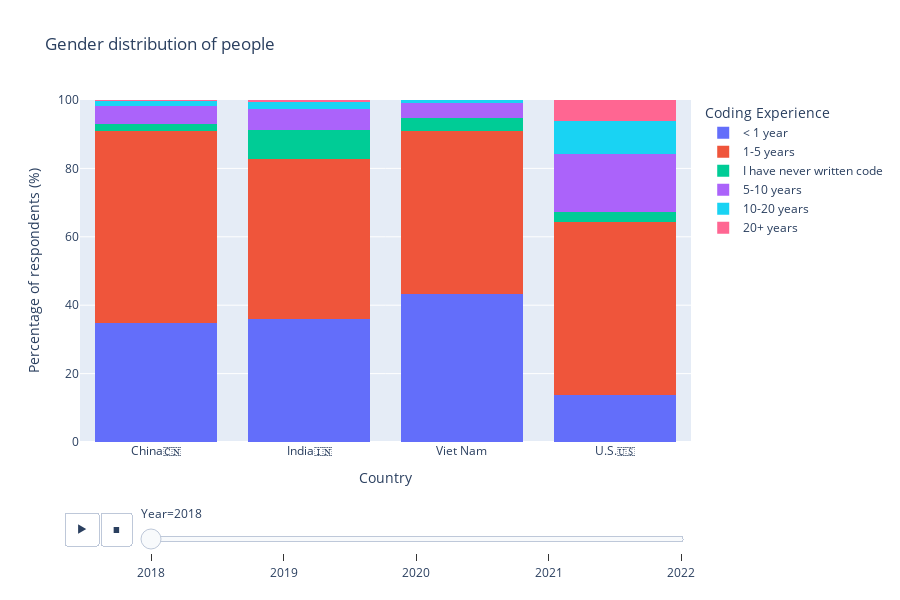

Notebook source saved alongside this figure:
### Markdown cell above
**Nhận xét:**

- Như ta có thể thấy từ biểu đồ, tỉ lệ phân hoá độ tuổi theo từng quốc gia ở Mỹ cao hơn rõ rệt so với 3 nước còn lại, số lượng người tham gia cuộc phỏng vấn là công dân Mỹ thường có thể nằm trong bất kì độ tuổi nào. Trong khi đó Việt Nam, Ấn Độ và Trung Quốc chiếm số đông là những người có độ tuổi từ 18 đến dưới 40, phần còn lại chiếm thiểu số.

- Nếu ta nhìn sâu hơn qua các năm từ 2018 đến 2022, có 1 điểm chung giữa 3 quốc gia Việt Nam, Trung Quốc và Ấn Độ là cả số lượng người thuộc độ tuổi 18-21 có cùng xu hướng tăng dần theo từng năm, đỉnh điểm là năm 2021 số lượng người tham gia cuộc phỏng vấn ở Việt Nam độ tuổi này chiếm 40%, sau đó là Ấn Độ với hơn 35% và Trung Quốc với 25%, đều cao hơn cả 3 năm trước đó. Điều này có thể lý giải được việc ngày càng có nhiều người trẻ có sự hứng thú và tham gia vào việc học cũng như làm trong mảng Machine Learning và Data Science.

- Ngoài ra, ta cũng thấy được rằng số lượng người trả lời thuộc độ tuổi 25-29 cũng chiếm phần lớn, nguyên nhân là vì đây là độ tuổi phù hợp nhất về trình độ lẫn chuyên môn trong 2 lĩnh vực Machine Learning và Data Science, tuy nhiên có 1 điểm thú vị là số lượng người ở độ tuổi này ở Mỹ thì giảm dần theo từng năm, bắt đầu với 25% số người thuộc độ tuổi này vào năm 2018 nhưng chỉ còn khoảng 14% vào năm 2022.

### Code cell
fig = px.histogram(df,
                    x="Country", color="Coding Experience", barmode="stack", histfunc="count",
                    barnorm="percent", animation_frame="Year",
                    width=_WIDTH, height=600,
                    category_orders={"Country": ["China🇨🇳", "India🇮🇳", "Viet Nam", "U.S.🇺🇸"],
                                      "Gender":["Man", "Woman", "Prefer not to say", "Nonbinary"],
                                      "Year": range(2018,2022)},
                    title="Gender distribution of people",
                )
fig.update_xaxes(type='category')
fig.update_yaxes(title="Percentage of respondents (%)")
fig.show()

### Figure 1 — Plotly figure (JSON) as saved in the notebook; plotly's stock layout.template omitted (floating-point values rounded to 4 significant figures; data arrays with more than 128 entries replaced by an {"elided": "..."} marker saying what was removed)
{"data": [{"alignmentgroup": "True", "bingroup": "x", "histfunc": "count", "hovertemplate": "Coding Experience=< 1 year<br>Year=2018<br>Country=%{x}<br>count (normalized as percent)=%{y}<extra></extra>", "legendgroup": "< 1 year", "marker": {"color": "#636efa", "pattern": {"shape": ""}}, "name": "< 1 year", "offsetgroup": "< 1 year", "orientation": "v", "showlegend": true, "type": "histogram", "x": {"elided": "2161 str values"}, "xaxis": "x", "yaxis": "y"}, {"alignmentgroup": "True", "bingroup": "x", "histfunc": "count", "hovertemplate": "Coding Experience=1-5 years<br>Year=2018<br>Country=%{x}<br>count (normalized as percent)=%{y}<extra></extra>", "legendgroup": "1-5 years", "marker": {"color": "#EF553B", "pattern": {"shape": ""}}, "name": "1-5 years", "offsetgroup": "1-5 years", "orientation": "v", "showlegend": true, "type": "histogram", "x": {"elided": "4173 str values"}, "xaxis": "x", "yaxis": "y"}, {"alignmentgroup": "True", "bingroup": "x", "histfunc": "count", "hovertemplate": "Coding Experience=I have never written code<br>Year=2018<br>Country=%{x}<br>count (normalized as percent)=%{y}<extra></extra>", "legendgroup": "I have never written code", "marker": {"color": "#00cc96", "pattern": {"shape": ""}}, "name": "I have never written code", "offsetgroup": "I have never written code", "orientation": "v", "showlegend": true, "type": "histogram", "x": {"elided": "420 str values"}, "xaxis": "x", "yaxis": "y"}, {"alignmentgroup": "True", "bingroup": "x", "histfunc": "count", "hovertemplate": "Coding Experience=5-10 years<br>Year=2018<br>Country=%{x}<br>count (normalized as percent)=%{y}<extra></extra>", "legendgroup": "5-10 years", "marker": {"color": "#ab63fa", "pattern": {"shape": ""}}, "name": "5-10 years", "offsetgroup": "5-10 years", "orientation": "v", "showlegend": true, "type": "histogram", "x": {"elided": "909 str values"}, "xaxis": "x", "yaxis": "y"}, {"alignmentgroup": "True", "bingroup": "x", "histfunc": "count", "hovertemplate": "Coding Experience=10-20 years<br>Year=2018<br>Country=%{x}<br>count (normalized as percent)=%{y}<extra></extra>", "legendgroup": "10-20 years", "marker": {"color": "#19d3f3", "pattern": {"shape": ""}}, "name": "10-20 years", "offsetgroup": "10-20 years", "orientation": "v", "showlegend": true, "type": "histogram", "x": {"elided": "475 str values"}, "xaxis": "x", "yaxis": "y"}, {"alignmentgroup": "True", "bingroup": "x", "histfunc": "count", "hovertemplate": "Coding Experience=20+ years<br>Year=2018<br>Country=%{x}<br>count (normalized as percent)=%{y}<extra></extra>", "legendgroup": "20+ years", "marker": {"color": "#FF6692", "pattern": {"shape": ""}}, "name": "20+ years", "offsetgroup": "20+ years", "orientation": "v", "showlegend": true, "type": "histogram", "x": {"elided": "248 str values"}, "xaxis": "x", "yaxis": "y"}], "layout": {"barmode": "stack", "barnorm": "percent", "height": 600, "legend": {"title": {"text": "Coding Experience"}, "tracegroupgap": 0}, "sliders": [{"active": 0, "currentvalue": {"prefix": "Year="}, "len": 0.9, "pad": {"b": 10, "t": 60}, "steps": [{"args": [["2018"], {"frame": {"duration": 0, "redraw": true}, "fromcurrent": true, "mode": "immediate", "transition": {"duration": 0, "easing": "linear"}}], "label": "2018", "method": "animate"}, {"args": [["2019"], {"frame": {"duration": 0, "redraw": true}, "fromcurrent": true, "mode": "immediate", "transition": {"duration": 0, "easing": "linear"}}], "label": "2019", "method": "animate"}, {"args": [["2020"], {"frame": {"duration": 0, "redraw": true}, "fromcurrent": true, "mode": "immediate", "transition": {"duration": 0, "easing": "linear"}}], "label": "2020", "method": "animate"}, {"args": [["2021"], {"frame": {"duration": 0, "redraw": true}, "fromcurrent": true, "mode": "immediate", "transition": {"duration": 0, "easing": "linear"}}], "label": "2021", "method": "animate"}, {"args": [["2022"], {"frame": {"duration": 0, "redraw": true}, "fromcurrent": true, "mode": "immediate", "transition": {"duration": 0, "easing": "linear"}}], "label": "2022", "method": "animate"}], "x": 0.1, "xanchor": "left", "y": 0, "yanchor": "top"}], "title": {"text": "Gender distribution of people"}, "updatemenus": [{"buttons": [{"args": [null, {"frame": {"duration": 500, "redraw": true}, "fromcurrent": true, "mode": "immediate", "transition": {"duration": 500, "easing": "linear"}}], "label": "&#9654;", "method": "animate"}, {"args": [[null], {"frame": {"duration": 0, "redraw": true}, "fromcurrent": true, "mode": "immediate", "transition": {"duration": 0, "easing": "linear"}}], "label": "&#9724;", "method": "animate"}], "direction": "left", "pad": {"r": 10, "t": 70}, "showactive": false, "type": "buttons", "x": 0.1, "xanchor": "right", "y": 0, "yanchor": "top"}], "width": 900, "xaxis": {"anchor": "y", "categoryarray": ["China🇨🇳", "India🇮🇳", "Viet Nam", "U.S.🇺🇸"], "categoryorder": "array", "domain": [0, 1], "title": {"text": "Country"}, "type": "category"}, "yaxis": {"anchor": "x", "domain": [0, 1], "title": {"text": "Percentage of respondents (%)"}}}}
